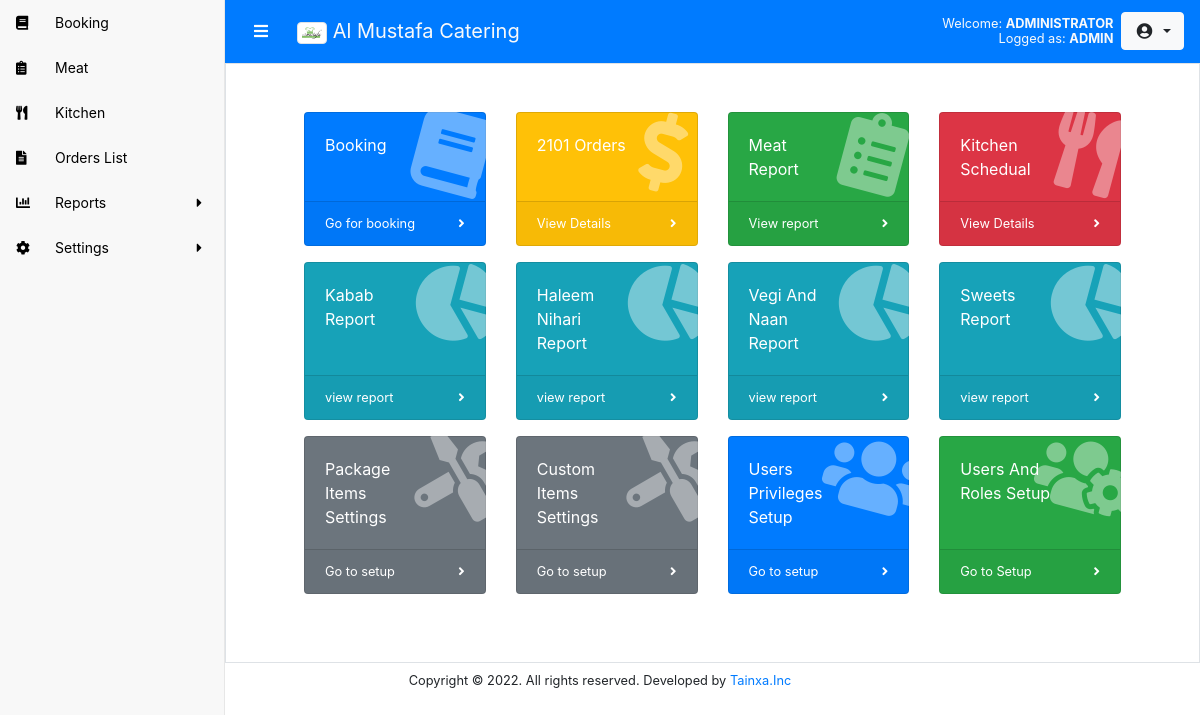
/index.php (signed in), run on the app's committed database.
### tables this page shows
CREATE TABLE `sidebar` (
  `id` int(10) NOT NULL,
  `name` varchar(50) DEFAULT NULL,
  `admin` tinyint(4) DEFAULT NULL,
  `operator` tinyint(4) DEFAULT NULL,
  `chef` tinyint(4) DEFAULT NULL,
  `tandoor` tinyint(4) DEFAULT NULL,
  `manager` tinyint(4) DEFAULT NULL,
  `link` varchar(50) DEFAULT NULL,
  `allow` tinyint(4) DEFAULT NULL,
  `icon` varchar(50) DEFAULT NULL,
  `submenu` tinyint(4) DEFAULT NULL,
  `super` tinyint(3) UNSIGNED NOT NULL DEFAULT 0
);

CREATE TABLE `home_cards` (
  `id` int(11) NOT NULL,
  `name` varchar(50) DEFAULT NULL,
  `title` varchar(50) DEFAULT NULL,
  `admin` tinyint(4) DEFAULT NULL,
  `operator` tinyint(4) DEFAULT NULL,
  `manager` tinyint(4) DEFAULT NULL,
  `chef` tinyint(4) DEFAULT NULL,
  `tandoor` tinyint(4) DEFAULT NULL,
  `icon` varchar(50) DEFAULT NULL,
  `bg` varchar(25) DEFAULT NULL,
  `link` varchar(50) DEFAULT NULL,
  `text` varchar(100) DEFAULT NULL
);

### inc/build.php (called while the page is built, shortened)
<?php
	$sb=1;
	function q($qry){	if($rs=mysqli_query($GLOBALS['conn'], $qry)){return $rs;	}else{	die("<b>Die:</b>".$qry);	}}
?>

### index.php (the view, shortened to what this page needs)
<?php include "inc/top.php"; ?>
<div class="container-fluid border">
	<div class="col-md-12">
		<div class="row p-5">
		  <?php $rs = q("select * from home_cards where {$type} = 1");
		  while($r = mysqli_fetch_array($rs)){ ?>
		  <div class="col-xl-3 col-sm-6 mb-3">
		    <div class="card text-white <?=$r['bg']?> o-hidden h-100">
		      <div class="card-body">
		        <div class="card-body-icon">
		          <i class="<?=$r['icon']?>"></i>
		        </div>
		        <div class="mr-5"><?=$r['text']?>  <?=$r['name']?></div>
		      </div>
		      <a class="card-footer text-white clearfix small z-1" href="<?=$r['link']?>">
		        <span class="float-left"><?=$r['title']?></span>
		        <span class="float-right">
		          <i class="fas fa-angle-right"></i>
		        </span>
		      </a>
		    </div>
		  </div>
		<?php } ?>
		</div>
	</div>
</div>
<?php include "inc/btm.php"; ?>

### inc/sidebar.php (shortened to what this page needs)
<div id="sidebar-wrapper" class="d-print-none <?php if(!$sb) echo 'sidebar-toggled'; ?>">
    <aside id="sidebar">
        <ul id="sidemenu" class="sidebar-nav">
            <?php $sbrs = q("select * from sidebar where {$type}=1 and allow=1");
            while($sb = mysqli_fetch_array($sbrs)){ ?>
            <li>
                <?php if ($sb['submenu']) { ?>
                <a class="accordion-toggle collapsed toggle-switch" data-toggle="collapse" href="#<?=$sb['link']?>">
               <?php }else{ ?>
                <a href="<?=$sb['link']?>">
               <?php } ?>
                    <span class="sidebar-icon"><i class="<?=$sb['icon']?>" aria-hidden="true"></i></span>
                    <span class="sidebar-title"><?=$sb['name']?></span>
                    <?php if ($sb['submenu']) { ?>
                        <i class="fa fa-caret-right caret"></i>
                   <?php } ?>
                </a>
            </li>
           <?php } ?>
        </ul>
    </aside>
</div>

### css/common.css (style rules this page uses)
a, a:hover { text-decoration: none; }
@media (min-width: 992px) { #wrapper #sidebar-wrapper { width: 225px; } }
#sidebar-wrapper { border-right: 1px solid #e7e7e7; }
#sidebar-wrapper { z-index: 1000; position: fixed; top: 0; left: 225px; width: 0; height: 100%; margin-left: -225px; overflow-y: auto; background-color: #f8f8f8; -webkit-transition: all .5s ease; -moz-transition: all .5s ease; -o-transition: all .5s ease; transition: all .5s ease; }
#sidebar-wrapper .sidebar-nav { position: absolute; top: 0; width: 225px; font-size: 14px; margin: 0; padding: 0; list-style: none; background-color: #007BFF !important; }
.sidebar-nav>li>a>i { transition: 0.2s !important; }
#sidebar-wrapper .sidebar-nav li { text-indent: 0; line-height: 45px; }
#sidebar-wrapper .sidebar-nav li a { display: block; text-decoration: none; color: #000; }
#sidebar-wrapper .sidebar-nav li a .sidebar-icon { width: 45px; height: 45px; font-size: 14px; padding: 0 2px; display: inline-block; text-indent: 7px; margin-right: 10px; color: #000; float: left; }
#sidebar-wrapper .sidebar-nav li a .caret { position: absolute; right: 23px; top: auto; margin-top: 16px; }
.sidebar-nav li a { background: #f8f8f8; color: #000 !important; }

### style.css (style rules this page uses)
html { margin: 0 !important; padding: 0 !important; }
.card-body-icon { position: absolute; z-index: 0; top: -1.25rem; right: -1rem; opacity: 0.4; font-size: 5rem; -webkit-transform: rotate(15deg); transform: rotate(15deg); }
.container-fluid { min-height: 600px; }

### data on the page
sidebar: name "Booking"
sidebar: name "Meat"
sidebar: name "Kitchen"
sidebar: name "Orders List"
sidebar: name "Reports", submenu 1 (drawn)
sidebar: name "Settings", submenu 1 (drawn)
home_cards: name "Booking", title "Go for booking"
home_cards: name "Orders", title "View Details"
home_cards: name "Meat Report", title "View report"
home_cards: name "Kitchen Schedual", title "View Details"
home_cards: name "Kabab Report", title "view report"
home_cards: name "Haleem Nihari Report", title "view report"
home_cards: name "Vegi And Naan Report", title "view report"
home_cards: name "Sweets Report", title "view report"
home_cards: name "Package Items Settings", title "Go to setup"
home_cards: name "Custom Items Settings", title "Go to setup"
home_cards: name "Users Privileges Setup", title "Go to setup"
home_cards: name "Users And Roles Setup", title "Go to Setup"

### other printed values
$fname "ADMINISTRATOR"
$type "ADMIN"
